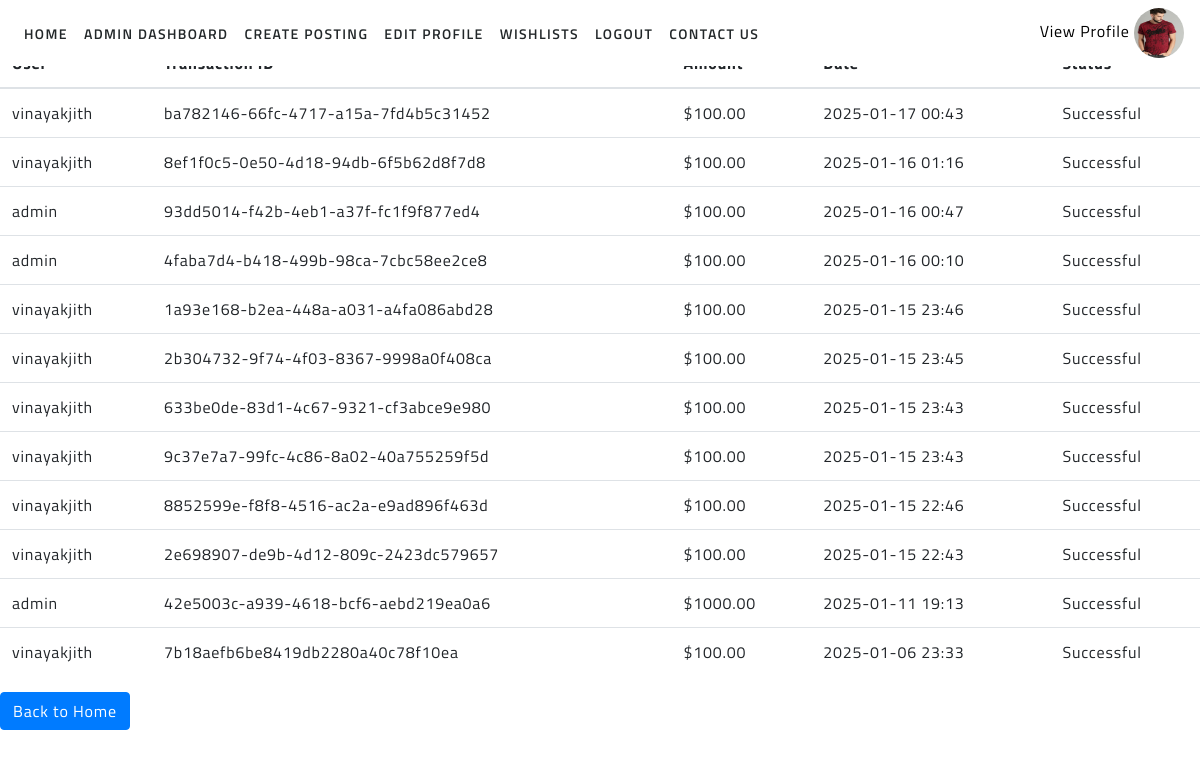
The page /adminpanel/transaction_history/ (signed in) on the database its author committed.
### adminpanel/models.py (models this page shows, shortened)
class Profile(models.Model):
    user=models.OneToOneField(User, on_delete=models.CASCADE)
    profile_image=models.ImageField(upload_to='profile_image/',default='profile_image/profile.png')
    user_bio=models.TextField(blank=True)
    phone=models.CharField(max_length=20)

class Payment(models.Model):
    user = models.ForeignKey(User, on_delete=models.CASCADE)
    amount = models.DecimalField(max_digits=8, decimal_places=2, default=0.0)
    transaction_id = models.CharField(max_length=100, unique=True)
    created_at = models.DateTimeField(auto_now_add=True)
    is_successful = models.BooleanField(default=False)

### adminpanel/views.py (the view)
# urls.py: path('transaction_history/',transaction_history,name='transaction_history'),
@login_required
def transaction_history(request):
    payments=Payment.objects.all().order_by('-created_at')
    profile=Profile.objects.get(user=request.user)
    context={
        'payments':payments,
        'profile':profile
    }
    return render(request,'adminpanel/transaction_history.html',context)

### adminpanel/templates/adminpanel/transaction_history.html (shortened to what this page needs)
{% extends 'adminpanel/adminbase.html' %}
{% load static %}
{% block content %}
<h2>Transaction History</h2>
{% if payments %}
<table class="table">
    <thead>
        <tr>
            <th>User</th>
            <th>Transaction ID</th>
            <th>Amount</th>
            <th>Date</th>
            <th>Status</th>
        </tr>
    </thead>
    <tbody>
        {% for payment in payments %}
        <tr>
            <td>{{ payment.user }}</td>
            <td>{{ payment.transaction_id }}</td>
            <td>${{ payment.amount }}</td>
            <td>{{ payment.created_at|date:"Y-m-d H:i" }}</td>
            {% if payment.is_successful %}
            <td>Successful</td>
            {% else %}
            <td>Failed</td>
            {% endif %}
        </tr>
        {% endfor %}
    </tbody>
</table>
{% else %}
<p>No transactions found.</p>
{% endif %}
<a href="{% url 'userpanel:userhome' %}" class="btn btn-primary">Back to Home</a>
{% endblock %}

### adminpanel/templates/adminpanel/adminbase.html (shortened to what this page needs)
{% load static %}
<!doctype html>
<html lang="en">
<head>
  <link rel="stylesheet" href="https://stackpath.bootstrapcdn.com/bootstrap/4.3.1/css/bootstrap.min.css"
>
  <link rel="stylesheet" href="{% static 'assets/css/style.css' %}">
  <link href="https://unpkg.com/ionicons@4.5.5/dist/css/ionicons.min.css" rel="stylesheet">
</head>
<body>
  <nav class="navbar navbar-expand-lg fixed-top">
    <div class="collapse navbar-collapse" id="navbarSupportedContent">
      <ul class="navbar-nav mr-auto">
        <li class="nav-item {% if request.resolver_match.url_name == 'userhome' %}active{% endif %}">
          <a class="nav-link" href="{% url 'adminpanel:adminhome' %}">Home</a>
        </li>        <li class="nav-item">
          <a class="nav-link" href="{% url 'adminpanel:dashboard' %}">Admin Dashboard</a>
        </li>
        <li class="nav-item">
          <a class="nav-link" href="{% url 'userpanel:payment_methods' %}">Create Posting</a>
        </li>
        {% if profile %}
        <li class="nav-item">
          <a class="nav-link" href="{% url 'userpanel:userprofile' user.id %}">Edit Profile</a>
        </li>
        {% else %}
        <li class="nav-item">
          <a class="nav-link" href="{% url 'userpanel:userprofile' user.id %}">Create Profile</a>
        </li>
        {% endif %}
        <li class="nav-item">
          <a class="nav-link" href="{% url 'userpanel:view_wishlist' %}">Wishlists</a>
        </li>
        <li class="nav-item">
          <a class="nav-link" href="{% url 'userpanel:userlogout' %}">Logout</a>
        </li>
        <li class="nav-item">
          <a class="nav-link" href="https://wa.me/918138875720">Contact Us</a>
        </li>
      </ul>
          <div class="avatar-sm">
            <a href="{% url 'userpanel:viewprofile' user.id %}" style="color: black;">View Profile</a>
            <img
              src="{{ profile.profile_image.url }}"
              alt="..."
              class="avatar-img rounded-circle"
              style="width: 50px; height: 50px;"
            />
</nav>
  {% block content %}{% endblock %}
</body>
</html>

### static/assets/css/style.css (style rules this page uses)
html { scroll-behavior: smooth; }
body { font-family: 'Titillium Web', sans-serif; font-size: 16px; font-weight: 400; letter-spacing: .05em; background-color: #ffffff; color: #ffffff; }
h1, h2, h3, h4, h5, h6 { font-weight: 200; margin-bottom: 0px; }
a { color: #ffffff; }
.navbar { background-color: #ffffff; z-index: 9999; }
.nav-link { font-size: 14px; font-weight: 600; color: #222729; letter-spacing: .1em; text-transform: uppercase; }

### rows shown on the page
Profile: profile_image (picture)
Payment: user "vinayakjith", transaction_id "ba782146-66fc-4717-a15a-7fd4b5c31452", amount "100.00", created_at "2025-01-17 00:43", is_successful "Successful"
Payment: user "vinayakjith", transaction_id "8ef1f0c5-0e50-4d18-94db-6f5b62d8f7d8", amount "100.00", created_at "2025-01-16 01:16", is_successful "Successful"
Payment: user "admin", transaction_id "93dd5014-f42b-4eb1-a37f-fc1f9f877ed4", amount "100.00", created_at "2025-01-16 00:47", is_successful "Successful"
Payment: user "admin", transaction_id "4faba7d4-b418-499b-98ca-7cbc58ee2ce8", amount "100.00", created_at "2025-01-16 00:10", is_successful "Successful"
Payment: user "vinayakjith", transaction_id "1a93e168-b2ea-448a-a031-a4fa086abd28", amount "100.00", created_at "2025-01-15 23:46", is_successful "Successful"
Payment: user "vinayakjith", transaction_id "2b304732-9f74-4f03-8367-9998a0f408ca", amount "100.00", created_at "2025-01-15 23:45", is_successful "Successful"
Payment: user "vinayakjith", transaction_id "633be0de-83d1-4c67-9321-cf3abce9e980", amount "100.00", created_at "2025-01-15 23:43", is_successful "Successful"
Payment: user "vinayakjith", transaction_id "9c37e7a7-99fc-4c86-8a02-40a755259f5d", amount "100.00", created_at "2025-01-15 23:43", is_successful "Successful"
Payment: user "vinayakjith", transaction_id "8852599e-f8f8-4516-ac2a-e9ad896f463d", amount "100.00", created_at "2025-01-15 22:46", is_successful "Successful"
Payment: user "vinayakjith", transaction_id "2e698907-de9b-4d12-809c-2423dc579657", amount "100.00", created_at "2025-01-15 22:43", is_successful "Successful"
Payment: user "admin", transaction_id "42e5003c-a939-4618-bcf6-aebd219ea0a6", amount "1000.00", created_at "2025-01-11 19:13", is_successful "Successful"
Payment: user "vinayakjith", transaction_id "7b18aefb6be8419db2280a40c78f10ea", amount "100.00", created_at "2025-01-06 23:33", is_successful "Successful"
